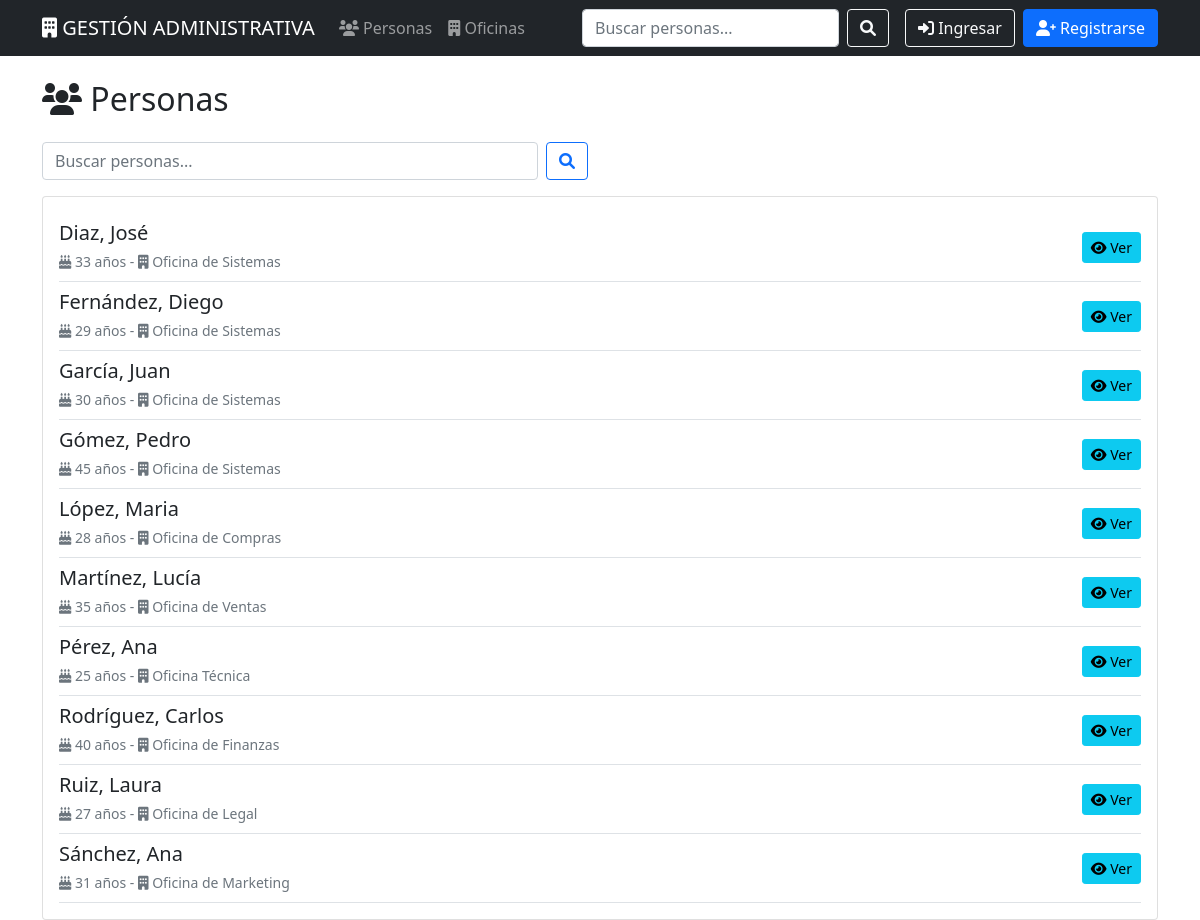
The page /personas/ on the database as committed earlier.
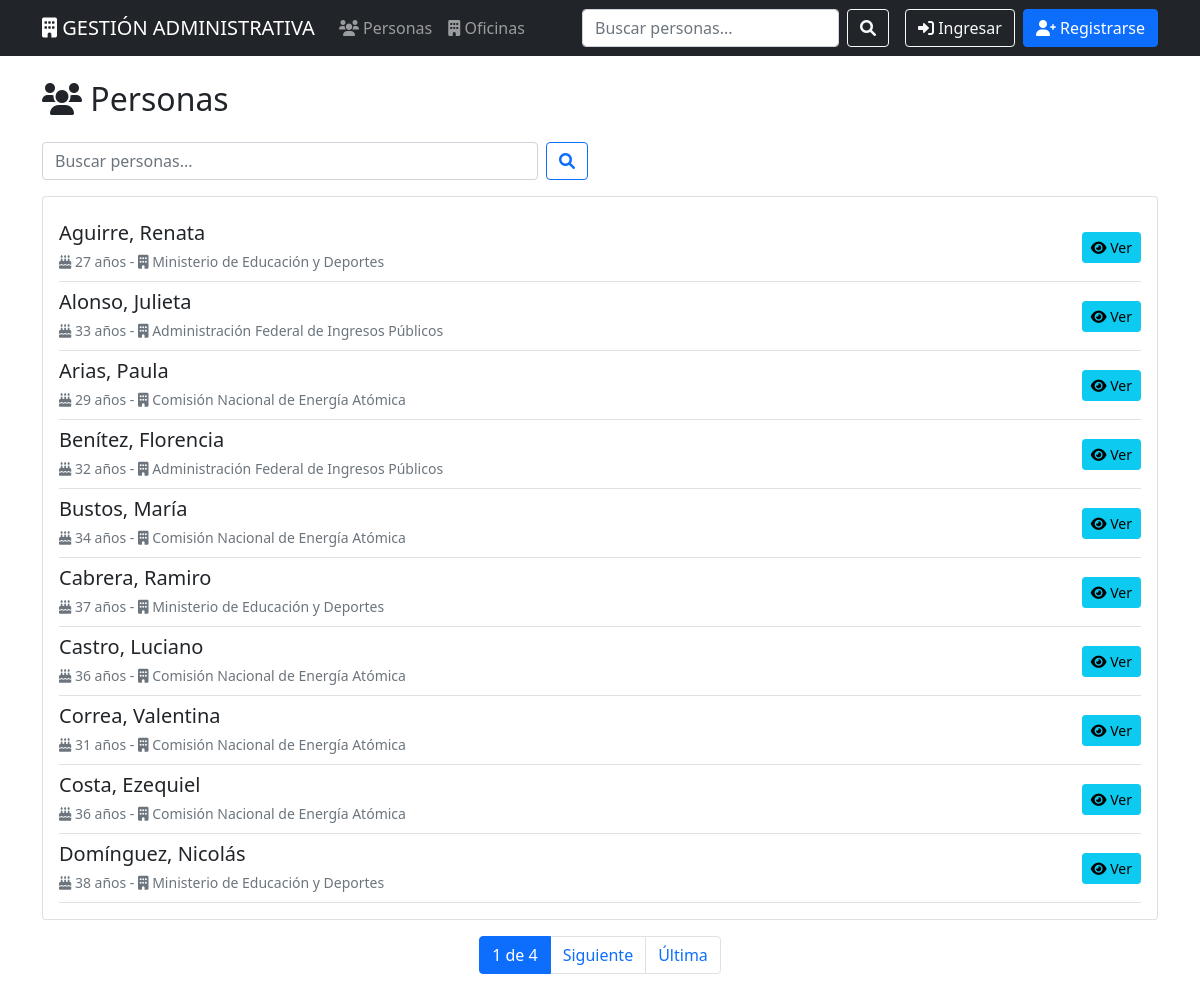
The same page on the database as committed later.
### personas/models.py (models this page shows, shortened)
class Persona(models.Model):
    apellido = models.CharField(max_length=100, default='Desconocido')
    nombre = models.CharField(max_length=100, default='Desconocido')
    edad = models.IntegerField(default=0)
    oficina = models.ForeignKey(Oficina, on_delete=models.CASCADE, related_name='personas', verbose_name="Oficina")
    class Meta:
        verbose_name = "Persona"
        verbose_name_plural = "Personas"
        ordering = ['apellido', 'nombre']

### oficinas/models.py (models this page shows, shortened)
class Oficina(models.Model):
    nombre = models.CharField(max_length=100, verbose_name="Nombre")
    nombre_corto = models.CharField(max_length=20, verbose_name="Nombre Corto")
    class Meta:
        verbose_name = "Oficina"
        verbose_name_plural = "Oficinas"
        ordering = ['nombre']

### personas/views.py (the view)
# urls.py: path('', views.PersonaListView.as_view(), name='lista'),
class PersonaListView(ListView):
    model = Persona
    template_name = 'personas/lista.html'
    context_object_name = 'personas'
    paginate_by = 10
    def get_queryset(self):
        queryset = super().get_queryset()
        busqueda = self.request.GET.get('q')
        if busqueda:
            queryset = queryset.filter(
                Q(apellido__icontains=busqueda) |
                Q(nombre__icontains=busqueda) |
                Q(oficina__nombre__icontains=busqueda)
            )
        return queryset

### templates/personas/lista.html (shortened to what this page needs)
{% extends 'base.html' %}
{% block content %}
<div class="row">
    <div class="col-md-12">
        <div class="d-flex justify-content-between align-items-center mb-3">
            <h2><i class="fas fa-users"></i> Personas</h2>
        </div>
        <div class="row mb-3">
            <div class="col-md-6">
                <form method="get" class="d-flex">
                    <input type="text" name="q" class="form-control me-2" placeholder="Buscar personas..." value="{{ request.GET.q }}">
                    <button type="submit" class="btn btn-outline-primary">
                        <i class="fas fa-search"></i>
                    </button>
                </form>
            </div>
        </div>
        <div class="card">
            <div class="card-body">
                {% if personas %}
                    {% for persona in personas %}
                        <div class="d-flex justify-content-between align-items-center py-2 border-bottom">
                            <div>
                                <h5 class="mb-1">{{ persona.apellido }}, {{ persona.nombre }}</h5>
                                <small class="text-muted">
                                    <i class="fas fa-birthday-cake"></i> {{ persona.edad }} años -
                                    <i class="fas fa-building"></i> {{ persona.oficina.nombre }}
                                </small>
                            </div>
                            <div class="btn-group" role="group">
                                <a href="{% url 'personas:detalle' persona.pk %}" class="btn btn-info btn-sm">
                                    <i class="fas fa-eye"></i> Ver
                                </a>
                            </div>
                        </div>
                    {% endfor %}
                {% endif %}
            </div>
        </div>
        {% if is_paginated %}
            <nav aria-label="Paginación">
                <ul class="pagination justify-content-center mt-3">
                    <li class="page-item active">
                        <span class="page-link">{{ page_obj.number }} de {{ page_obj.paginator.num_pages }}</span>
                    </li>
                    {% if page_obj.has_next %}
                        <li class="page-item">
                            <a class="page-link" href="?page={{ page_obj.next_page_number }}{% if request.GET.q %}&q={{ request.GET.q }}{% endif %}">Siguiente</a>
                        </li>
                        <li class="page-item">
                            <a class="page-link" href="?page={{ page_obj.paginator.num_pages }}{% if request.GET.q %}&q={{ request.GET.q }}{% endif %}">Última</a>
                        </li>
                    {% endif %}
                </ul>
            </nav>
        {% endif %}
    </div>
</div>
{% endblock %}

Rows that differ between the two databases and show on the page:
removed Persona: apellido "Diaz", nombre "José", edad "33", oficina.nombre "Oficina de Sistemas"
removed Persona: apellido "Fernández", nombre "Diego", edad "29", oficina.nombre "Oficina de Sistemas"
removed Persona: apellido "García", nombre "Juan", edad "30", oficina.nombre "Oficina de Sistemas"
removed Persona: apellido "Gómez", nombre "Pedro", edad "45", oficina.nombre "Oficina de Sistemas"
removed Persona: apellido "López", nombre "Maria", edad "28", oficina.nombre "Oficina de Compras"
removed Persona: apellido "Martínez", nombre "Lucía", edad "35", oficina.nombre "Oficina de Ventas"
removed Persona: apellido "Pérez", nombre "Ana", edad "25", oficina.nombre "Oficina Técnica"
removed Persona: apellido "Rodríguez", nombre "Carlos", edad "40", oficina.nombre "Oficina de Finanzas"
removed Persona: apellido "Ruiz", nombre "Laura", edad "27", oficina.nombre "Oficina de Legal"
removed Persona: apellido "Sánchez", nombre "Ana", edad "31", oficina.nombre "Oficina de Marketing"
added Persona: apellido "Aguirre", nombre "Renata", edad "27", oficina.nombre "Ministerio de Educación y Deportes"
added Persona: apellido "Alonso", nombre "Julieta", edad "33", oficina.nombre "Administración Federal de Ingresos Públicos"
added Persona: apellido "Arias", nombre "Paula", edad "29", oficina.nombre "Comisión Nacional de Energía Atómica"
added Persona: apellido "Benítez", nombre "Florencia", edad "32", oficina.nombre "Administración Federal de Ingresos Públicos"
added Persona: apellido "Bustos", nombre "María", edad "34", oficina.nombre "Comisión Nacional de Energía Atómica"
added Persona: apellido "Cabrera", nombre "Ramiro", edad "37", oficina.nombre "Ministerio de Educación y Deportes"
added Persona: apellido "Castro", nombre "Luciano", edad "36", oficina.nombre "Comisión Nacional de Energía Atómica"
added Persona: apellido "Correa", nombre "Valentina", edad "31", oficina.nombre "Comisión Nacional de Energía Atómica"
added Persona: apellido "Costa", nombre "Ezequiel", edad "36", oficina.nombre "Comisión Nacional de Energía Atómica"
added Persona: apellido "Domínguez", nombre "Nicolás", edad "38", oficina.nombre "Ministerio de Educación y Deportes"
Other text that changed with them:
{{ page_obj.number }}: (not shown) → "1"
{{ page_obj.paginator.num_pages }}: (not shown) → "4"
text now shown: "de Siguiente Última"
